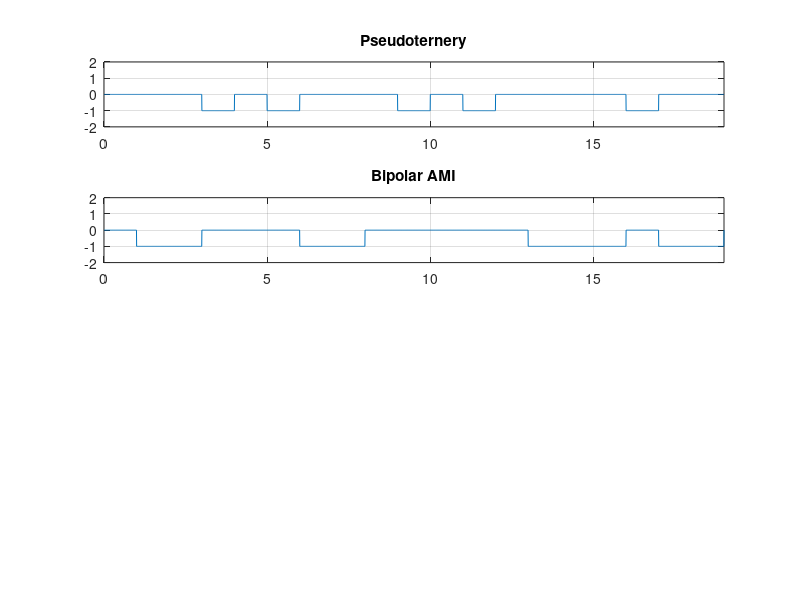

MATLAB code to generate this figure:
clc;
clear;
x=[0 1 1 0 0 0 1 1 0 0 0 0 0 1 1 1 0 1 1];
T=length(x);
n=200;
N=n*T;
dt=T/N;
pulse=-1;
t=0:dt:T;
y=zeros(1,length(t));
   for i=0:T-1;
          if x(i+1)==0
                if pulse==1
                    pulse=-1;
                    y(i*n+1 : (i+1)*n)=-1;
                else
                    pulse=1;
                    y(i*n+1 : (i+1)*n)=0;
                end;
          end;
   end;
   subplot(4,1,1);
   plot(t,y);
   axis([0 t(end) -2 2]);
   grid on;
   title('Pseudoternery');
   for i=0:T-1;
         if x(i+1)==1
             if pulse==-1
                 y(i*n+1 : (i+1)*n)=-1;
             else
                 pulse=1;
                 y(i*n+1 : (i+1)*n)=1;
             end;
         else
             y(i*n+1 : (i+1)*n)=0;
         end;
   end;
   subplot(4,1,2);
   plot(t,y);
   axis([0 t(end) -2 2]);
   grid on;
   title('Bipolar AMI');